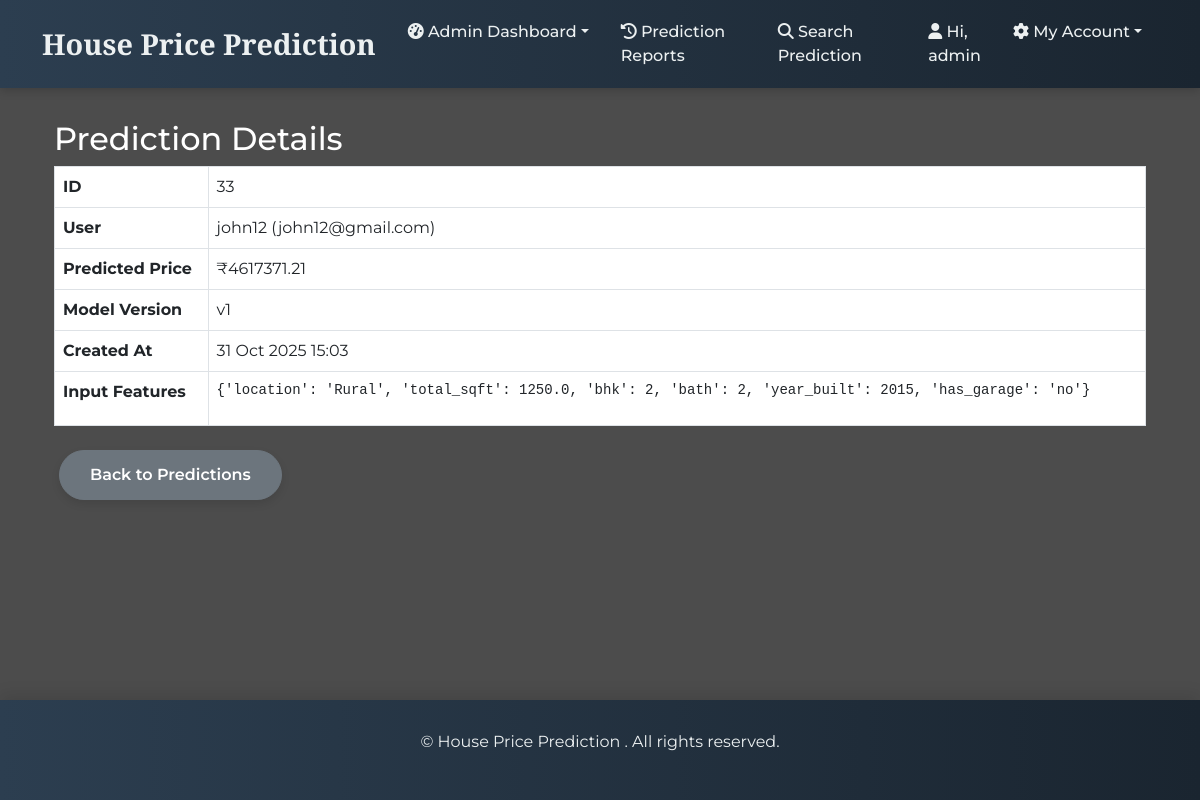
The page /admin_panel/predictions/33/ (signed in) on the database its author committed.
### homes/models.py (models this page shows, shortened)
class Prediction(models.Model):
    user = models.ForeignKey(User, on_delete=models.CASCADE, null=True, blank=True)
    input_features = models.JSONField()
    predicted_price = models.FloatField()
    model_version = models.CharField(max_length=20, default='v1')
    created_at = models.DateTimeField(auto_now_add=True)

### admin_panel/views.py (the view)
# urls.py: path('predictions/<int:pk>/', views.prediction_detail, name='admin_prediction_detail'),
@user_passes_test(admin_required, login_url="/accounts/login/")
def prediction_detail(request, pk):
    pred = get_object_or_404(Prediction, pk=pk)
    return render(request, "admin_panel/prediction_detail.html", {"pred": pred})

### admin_panel/views.py (called while the page is built)
def admin_required(user):
    return user.is_superuser  # only superusers can access

### admin_panel/templates/admin_panel/prediction_detail.html (shortened to what this page needs)
{% extends 'base.html' %}
{% block content %}
<div class="container mt-4">
    <h2 style="color: white;">Prediction Details</h2>
    <table class="table table-bordered">
        <tr>
            <th>ID</th>
            <td>{{ pred.id }}</td>
        </tr>
        <tr>
            <th>User</th>
            <td>
                {% if pred.user %}
                    {{ pred.user.username }} ({{ pred.user.email }})
                {% else %}
                    Anonymous
                {% endif %}
            </td>
        </tr>
        <tr>
            <th>Predicted Price</th>
            <td>₹{{ pred.predicted_price|floatformat:2 }}</td>
        </tr>
        <tr>
            <th>Model Version</th>
            <td>{{ pred.model_version }}</td>
        </tr>
        <tr>
            <th>Created At</th>
            <td>{{ pred.created_at|date:"d M Y H:i" }}</td>
        </tr>
        <tr>
            <th>Input Features</th>
            <td>
                <pre>{{ pred.input_features}}</pre>
            </td>
        </tr>
    </table>
    <a href="{% url 'admin_predictions' %}" class="btn btn-secondary mt-2">Back to Predictions</a>
</div>
{% endblock %}

### templates/base.html (shortened to what this page needs)
{% load static %}
<!DOCTYPE html>
<html lang="en">
<head>
    <link href="https://cdn.jsdelivr.net/npm/bootstrap@5.3.0/dist/css/bootstrap.min.css" rel="stylesheet">
    <link rel="stylesheet" href="https://cdnjs.cloudflare.com/ajax/libs/font-awesome/6.4.0/css/all.min.css">
</head>
<body>
<nav class="navbar navbar-expand-lg navbar-dark">
  <div class="container">
    <a class="navbar-brand" href="/">
        House Price Prediction
    </a>
    <div class="collapse navbar-collapse" id="navbarNav">
      <ul class="navbar-nav me-auto">
        {% if user.is_authenticated and user.is_superuser %}
        <li class="nav-item dropdown">
          <a class="nav-link dropdown-toggle" href="#" id="adminMenu" role="button"
             data-bs-toggle="dropdown" aria-expanded="false"><i class="fa-solid fa-gauge-high"></i> Admin Dashboard</a>
        </li>
         <li class="nav-item"><a class="nav-link" href="{% url 'admin_reports' %}"><i class="fa-solid fa-history"></i> Prediction Reports</a></li>
         <li class="nav-item"><a class="nav-link" href="{% url 'search_users' %}"><i class="fa-solid fa-magnifying-glass"></i> Search Prediction</a></li>
        {% endif %}
      </ul>
      <ul class="navbar-nav ms-auto">
        {% if user.is_authenticated %}
        <li class="nav-item"><a class="nav-link"><i class="fa-solid fa-user"></i> Hi, {{ user.username }}</a></li>
        <li class="nav-item dropdown">
          <a class="nav-link dropdown-toggle" href="#" id="accountMenu" role="button"
             data-bs-toggle="dropdown" aria-expanded="false"><i class="fa-solid fa-gear"></i> My Account</a>
        </li>
        {% else %}
        <li class="nav-item"><a class="nav-link" href="{% url 'login' %}"><i class="fa-solid fa-right-to-bracket"></i> Login</a></li>
        <li class="nav-item"><a class="nav-link" href="{% url 'register' %}"><i class="fa-solid fa-user-plus"></i> Register</a></li>
        {% endif %}
      </ul>
    </div>
  </div>
</nav>
<div class="container mb-4">
    {% block content %}{% endblock %}
</div>
<footer class="mt-auto">
    <div class="container">
        <p>&copy; {{ now|date:"Y" }} House Price Prediction . All rights reserved.</p>
    </div>
</footer>
</body>
</html>

### templates/base.html (style rules this page uses)
:root { --primary-color: #2c3e50; --secondary-color: #e74c3c; --accent-color: #3498db; --light-color: #ecf0f1; --dark-color: #2c3e50; }
body { background: linear-gradient(rgba(0, 0, 0, 0.7), rgba(0, 0, 0, 0.7)), url('https://images.unsplash.com/photo-1564013799919-ab600027ffc6?auto=format&fit=crop&w=1650&q=80') no-repeat center center fixed; background-size: cover; min-height: 100vh; font-family: 'Montserrat', sans-serif; color: #333; display: flex; flex-direction: column; }
.navbar { background: linear-gradient(90deg, var(--primary-color) 0%, #1a2530 100%) !important; box-shadow: 0 2px 10px rgba(0, 0, 0, 0.2); padding: 12px 0; }
.navbar-brand { font-family: 'Playfair Display', serif; font-weight: 700; font-size: 1.8rem; color: var(--light-color) !important; }
.navbar .nav-link { color: var(--light-color) !important; font-weight: 500; margin: 0 8px; transition: all 0.3s ease; position: relative; }
.navbar .nav-link:not(.dropdown-toggle):after { content: ''; position: absolute; width: 0; height: 2px; bottom: 0; left: 0; background-color: var(--secondary-color); transition: width 0.3s ease; }
.btn { padding: 12px 30px; border-radius: 50px; font-weight: 600; transition: all 0.3s ease; margin: 5px; box-shadow: 0 4px 8px rgba(0, 0, 0, 0.1); }
footer { background: linear-gradient(90deg, var(--primary-color) 0%, #1a2530 100%); color: var(--light-color); padding: 30px 0; text-align: center; margin-top: auto; box-shadow: 0 -5px 15px rgba(0, 0, 0, 0.1); }

### rows shown on the page
Prediction: id "33", user.username "john12", user.email "john12@gmail.com", predicted_price "4617371.21", model_version "v1", created_at "31 Oct 2025 15:03", input_features "{'location': 'Rural', 'total_sqft': 1250.0, 'bhk': 2, 'bath': 2, 'year_built': 2015, 'has_garage': 'no'}"

### other values the page prints
{{ user.username }} "admin"
